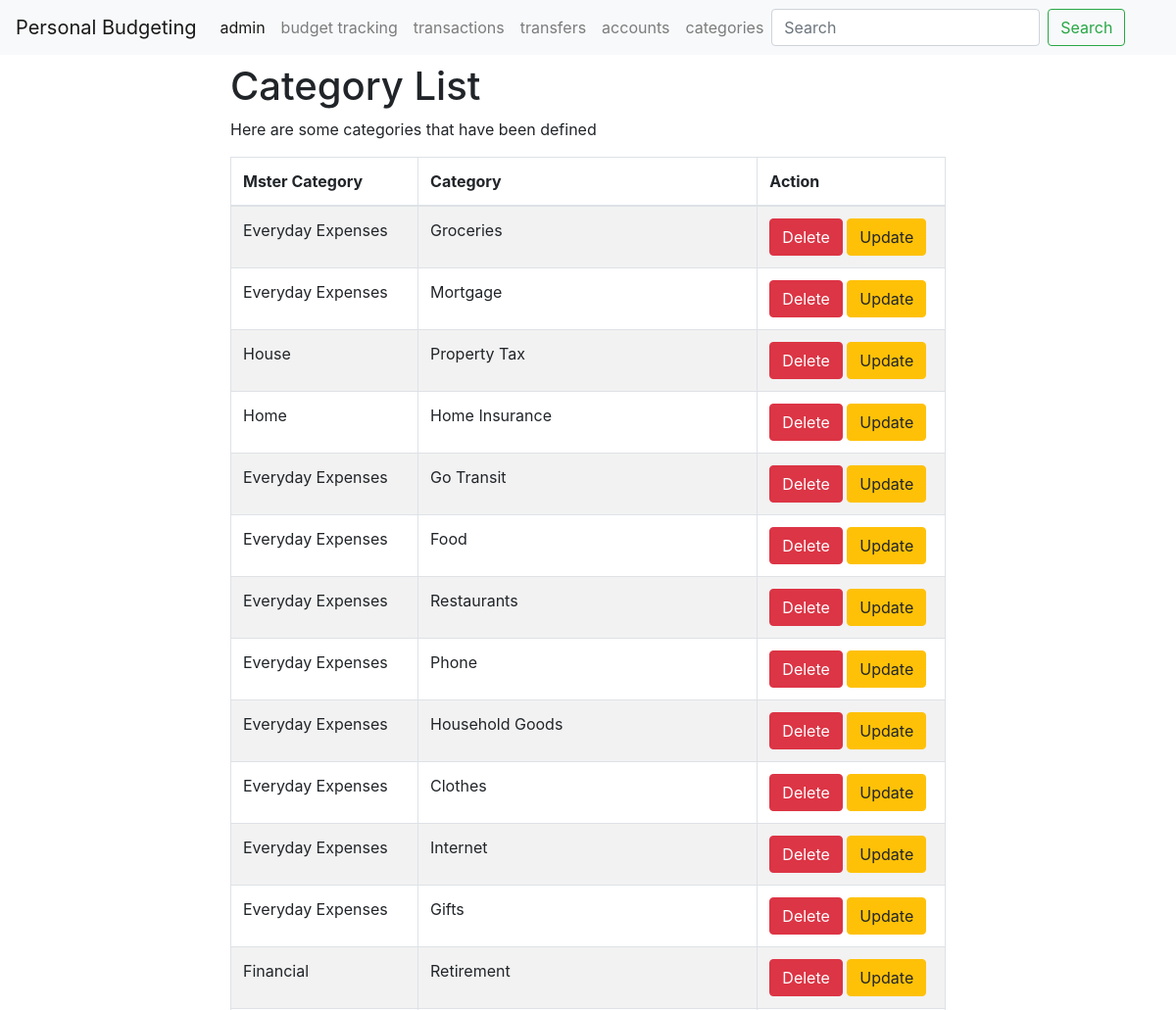
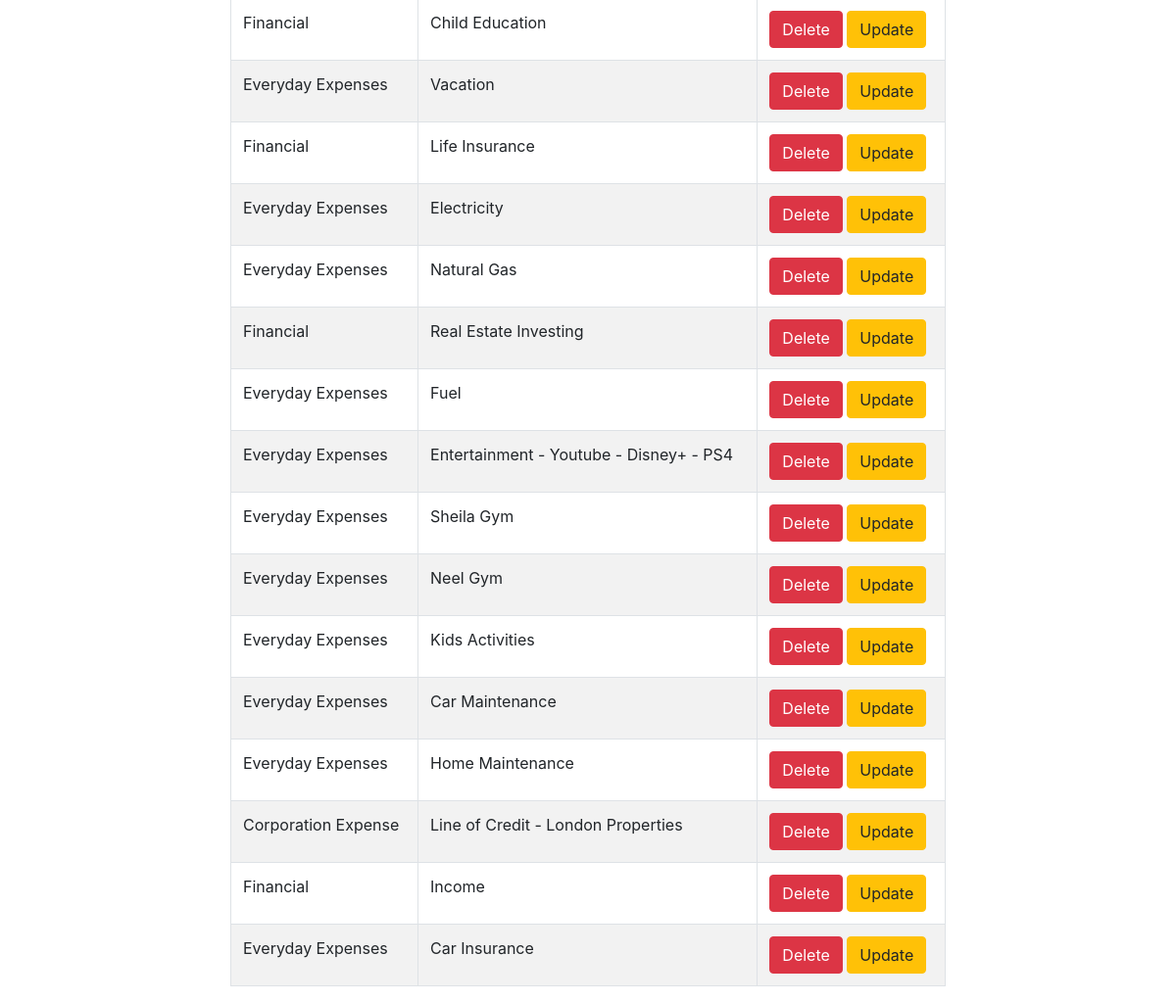
Page /categories/ on the committed database (2 pictures, top to bottom).
### categories/models.py (models this page shows, shortened)
class Category(models.Model):
    master_category = models.CharField(max_length=200, default='none')
    category = models.CharField(max_length=200)

### categories/views.py (the view)
# urls.py: path('', views.index, name='accounts-index'),
def index(request):
    template = loader.get_template('categories/index.html')
    show_categories = Category.objects.all()
    show_transactions = Transaction.objects.all()
    total = Transaction.objects.all().aggregate(sum=Sum('amount'))['sum'] or 0.00
    total = "{:.2f}".format(total)
    context = {
        'show_categories': show_categories,
        'show_transactions':show_transactions,
        'total': total,
    }
    return HttpResponse(template.render(context, request))

### templates/categories/index.html
{% extends 'base.html' %}
{% block content %}
<div class="container">
      <div class="row justify-content-center">
        <div class="col-8">
          <h1 class="mt-2">Category List</h1>
<p> Here are some categories that have been defined</p>
<table class="table table-striped table-bordered">
<thead>
<tr>
<th scope="col">Mster Category</th>
<th scope="col">Category</th>
<th scope="col">Action</th>
</thead>
<tbody>
{% if show_categories %}
    {% for category in show_categories %}
        <tr>
        <td>{{ category.master_category }}</td>
        <td>{{ category.category}}</td>
        <td> <a class = "btn btn-danger" href="{%url "categories-delete" category.id%}">Delete</a> <a class = "btn btn-warning" href="{%url "categories-update" category.id%}">Update</a></td>
    {% endfor %}
{% else %}
    Nothing available
{% endif %}
</tbody>
</table>
</div>
</div>
</div>
{% endblock %}

### rows in the picture
Category: master_category "Everyday Expenses", category "Groceries"
Category: master_category "Everyday Expenses", category "Mortgage"
Category: master_category "House", category "Property Tax"
Category: master_category "Home", category "Home Insurance"
Category: master_category "Everyday Expenses", category "Go Transit"
Category: master_category "Everyday Expenses", category "Food"
Category: master_category "Everyday Expenses", category "Restaurants"
Category: master_category "Everyday Expenses", category "Phone"
Category: master_category "Everyday Expenses", category "Household Goods"
Category: master_category "Everyday Expenses", category "Clothes"
Category: master_category "Everyday Expenses", category "Internet"
Category: master_category "Everyday Expenses", category "Gifts"
Category: master_category "Financial", category "Retirement"
Category: master_category "Financial", category "Child Education"
Category: master_category "Everyday Expenses", category "Vacation"
Category: master_category "Financial", category "Life Insurance"
Category: master_category "Everyday Expenses", category "Electricity"
Category: master_category "Everyday Expenses", category "Natural Gas"
Category: master_category "Financial", category "Real Estate Investing"
Category: master_category "Everyday Expenses", category "Fuel"
Category: master_category "Everyday Expenses", category "Entertainment - Youtube - Disney+ - PS4"
Category: master_category "Everyday Expenses", category "Sheila Gym"
Category: master_category "Everyday Expenses", category "Neel Gym"
Category: master_category "Everyday Expenses", category "Kids Activities"
Category: master_category "Everyday Expenses", category "Car Maintenance"
Category: master_category "Everyday Expenses", category "Home Maintenance"
Category: master_category "Corporation Expense", category "Line of Credit - London Properties"
Category: master_category "Financial", category "Income"
Category: master_category "Everyday Expenses", category "Car Insurance"
